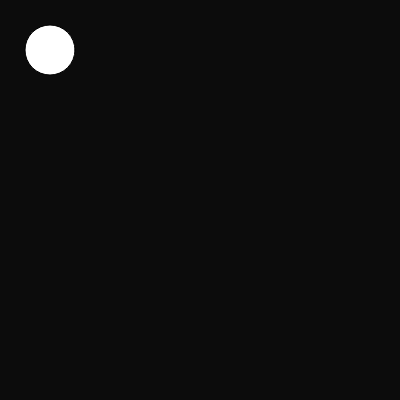
Frame 1 (no input)
Frame 60 (no input): identical to frame 1, image omitted
Frame 120 (the mouse pressed at the canvas centre since frame 60): identical to frame 1, image omitted

The p5.js sketch that drew this single still picture (run headless with seeded random() and noise() and a simulated clock; from frame 60 on, the mouse is pressed at the canvas centre):

// p5.js sketch
// ── sketch.js
// sets variable for positions
var PosY = 50
var PosX = 50
function setup() {
  createCanvas(400, 400);
}

function draw() {
  background(12)
  if (PosX > mouseX-25 && PosX < mouseX+25 && PosY > mouseY-25 && PosY < mouseY+25) { //changes color of ball if touching mouse
    fill (255,0,0)
  } else {
    fill (255)
  }
  //movement
   if (keyIsDown(LEFT_ARROW)) {
    PosX +=-3;
  } if (keyIsDown(RIGHT_ARROW)) {
    PosX +=3;
  } if (keyIsDown(UP_ARROW)) {
    PosY +=-3;
  } if (keyIsDown(DOWN_ARROW)) {
    PosY +=3;
  }
  //stops ball if it goes outside boundaries
  if (PosX >= width-25) {
    PosX -= 3
  }
    if (PosX <= 25) {
    PosX += 3
  }
  if (PosY >= height-25) {
    PosY -= 3
  }
  if (PosY <= 25) {
    PosY +=3
  }
  ellipse(PosX,PosY,50,50,50)
}
